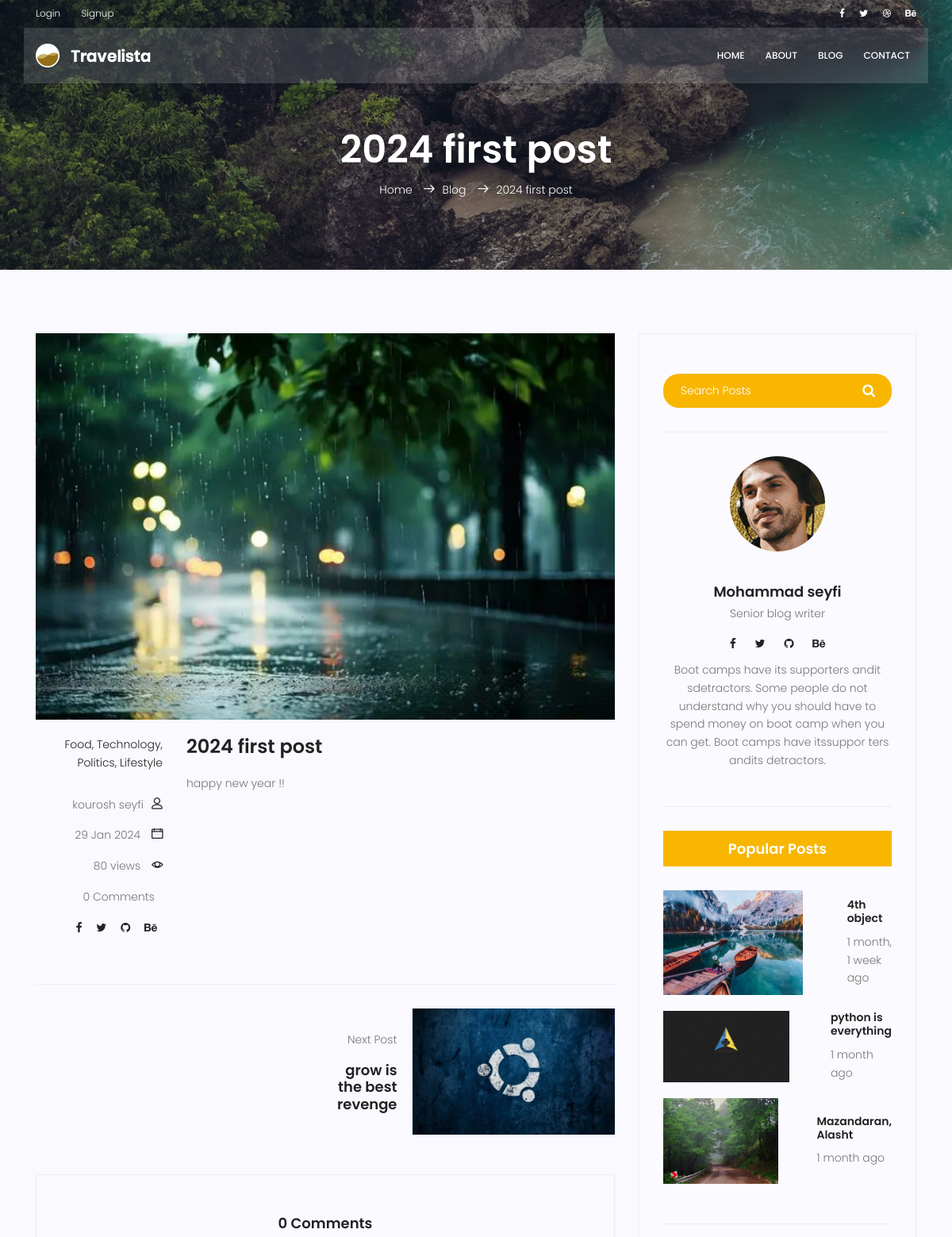
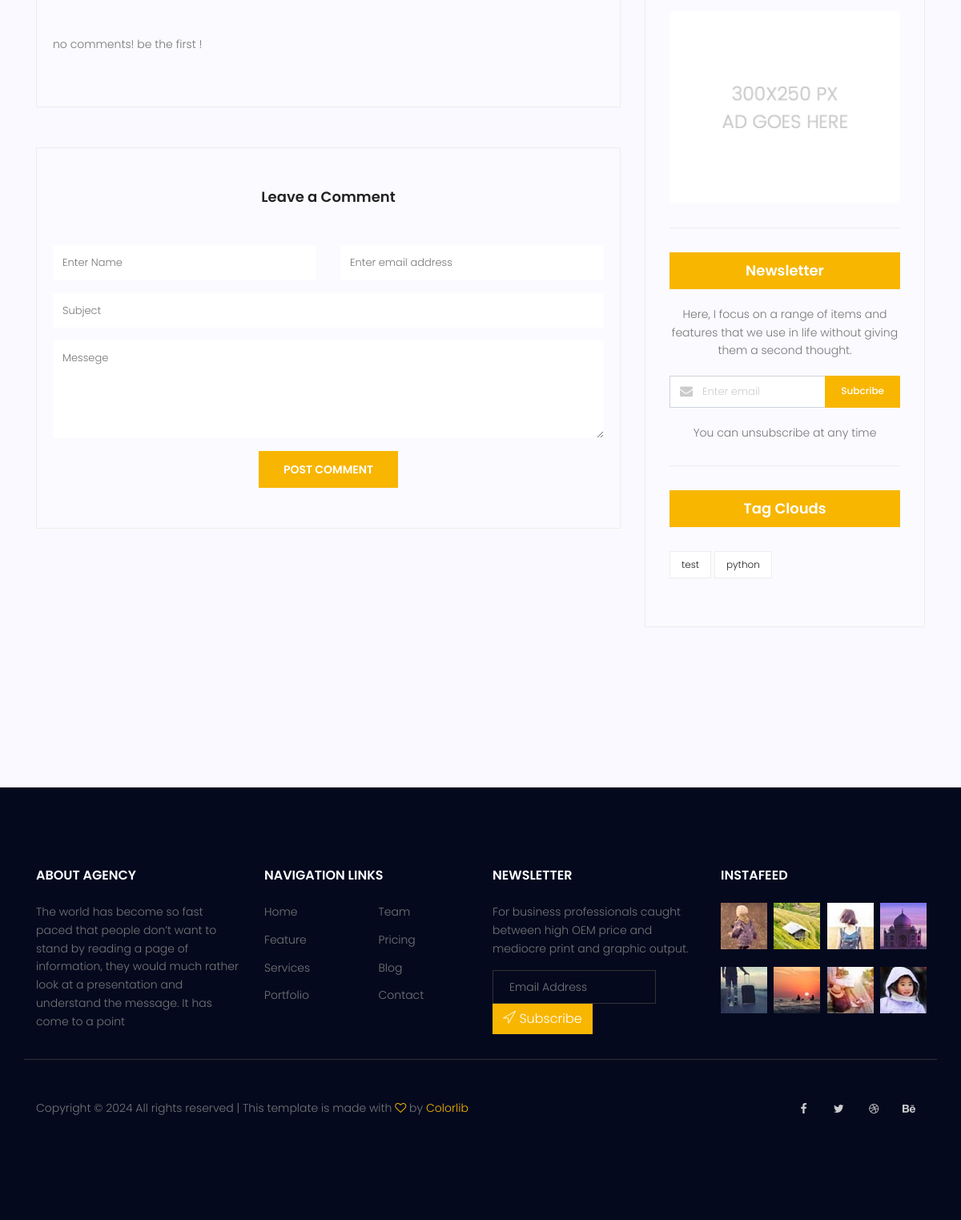
The app's page /blog/13 with its own data (2 pictures, top to bottom).
### blog/models.py (models this page shows, shortened)
class post(models.Model):
    title = models.CharField(max_length = 255)
    content = models.TextField()
    image = models.ImageField(upload_to = 'blog-images/', default = 'blog-images/default.jpg')
    tags = TaggableManager()
    author = models.ForeignKey(User, on_delete = models.SET_NULL, null = True)
    category = models.ManyToManyField(Category, )
    counted_views = models.IntegerField(default = 0)
    status = models.BooleanField(default = False)
    published_date = models.DateTimeField(null = True)
    created_date = models.DateTimeField(auto_now_add = True)
    updated_date = models.DateTimeField(auto_now = True)
    login_require = models.BooleanField(default = False)
    class Meta:
        ordering = ['-created_date']

### blog/views.py (the view, shortened to what this page needs)
# urls.py: path('<int:pid>', blog_single, name = 'single'),
def blog_single(request, pid):
    if request.method == 'POST':
        form = CommentForm(request.POST)
        if form.is_valid():
            form.save()
            sweetify.success(request, 'Submitted successfully!')
        else:
            sweetify.error(request, 'Submission failed!')
    else:
        form = CommentForm()
    now = timezone.now()
    all_posts = post.objects.filter(status=1, published_date__lte=now)
    current_index = 0
    for index, p in enumerate(all_posts):
        if p.id == pid:
            current_index = index
            break
    previous_post = all_posts[current_index - 1] if (current_index - 1) >= 0 else None
    next_post = all_posts[current_index + 1] if (current_index + 1) < len(all_posts) else None
    current_post = get_object_or_404(all_posts, pk = pid)
    current_post.counted_views += 1
    current_post.save()
    if not current_post.login_require:
        comments = Comment.objects.filter(Post = current_post.id, approved = True)
        context = {'Post': current_post, 'pp': previous_post, 'np': next_post, 'comments': comments, 'form': form}
        return render(request, 'blog/blog-single.html', context)

### blog/forms.py
class CommentForm(forms.ModelForm):
    class Meta:
        model = Comment
        fields = ['Post', 'name', 'subject', 'message', 'email']

### blog/templatetags/blog_tags.py (called while the page is built)
@register.inclusion_tag('blog/blog-latest.html')
def latestposts(arg = 4):
     posts = post.objects.filter(status = 1).order_by('published_date')[:arg]
     return {'posts' : posts}

### templates/blog/blog-single.html (shortened to what this page needs)
{% extends 'base.html' %}
{% load static %}
{% load humanize %}
{% load blog_tags %}
{% block content %}
<section class="relative about-banner">
	<div class="overlay overlay-bg"></div>
	<div class="container">
		<div class="row d-flex align-items-center justify-content-center">
			<div class="about-content col-lg-12">
				<h1 class="text-white">
					{{Post.title}}
				</h1>
				<p class="text-white link-nav"><a href="{% url 'website:index' %}">Home </a> <span
						class="lnr lnr-arrow-right"></span><a href="{% url 'blog:index' %}">Blog </a> <span
						class="lnr lnr-arrow-right"></span>{{Post.title}}</p>
			</div>
		</div>
	</div>
</section>
<section class="post-content-area single-post-area">
	<div class="container">
		<div class="row">
			<div class="col-lg-8 posts-list">
				<div class="single-post row">
					<div class="col-lg-12">
						<div class="feature-img">
							<img class="img-fluid" src="{{Post.image.url}}" alt="">
						</div>
					</div>
					<div class="col-lg-3  col-md-3 meta-details">
						<ul class="tags">
							<li><a href="#">Food,</a></li>
							<li><a href="#">Technology,</a></li>
							<li><a href="#">Politics,</a></li>
							<li><a href="#">Lifestyle</a></li>
						</ul>
						<div class="user-details row">
							<p class="user-name col-lg-12 col-md-12 col-6"><a href="#">{{Post.author.get_full_name}}</a><span class="lnr lnr-user"></span></p>
							<p class="date col-lg-12 col-md-12 col-6"><a href="#">{{Post.published_date|date:'d M Y'}}</a> <span class="lnr lnr-calendar-full"></span></p>
							<p class="view col-lg-12 col-md-12 col-6"><a href="#">{{Post.counted_views}} views </a><span class="lnr lnr-eye"></span></p>
							<p class="comments col-lg-12 col-md-12 col-6"><a href="#">{{comments|length}} Comments</a><spanclass=" lnr lnr-bubble"></span></p>
							<ul class="social-links col-lg-12 col-md-12 col-6">
								<li><a href="#"><i class="fa fa-facebook"></i></a></li>
								<li><a href="#"><i class="fa fa-twitter"></i></a></li>
								<li><a href="#"><i class="fa fa-github"></i></a></li>
								<li><a href="#"><i class="fa fa-behance"></i></a></li>
							</ul>
						</div>
					</div>
					<div class="col-lg-9 col-md-9">
						<h3 class="mt-20 mb-20">{{Post.title}}</h3>
						<p class="excert">
							{{Post.content|safe}}
						</p>
					</div>
				</div>
				<div class="navigation-area">
					<div class="row">
						<div
							class="col-lg-6 col-md-6 col-12 nav-left flex-row d-flex justify-content-start align-items-center">
						</div>
						<div
							class="col-lg-6 col-md-6 col-12 nav-right flex-row d-flex justify-content-end align-items-center">
							{% if np %}
							<div class="detials">
								<p>Next Post</p>
								<a href="{% url 'blog:single' pid=np.id %}">
									<h4> {{np.title}} </h4>
								</a>
							</div>
							<div class="arrow">
								<a href="{% url 'blog:single' pid=np.id %}"></a>
							</div>
							<div class="thumb">
								<a href="{% url 'blog:single' pid=np.id %}"><img class="img-fluid"
										src="{{np.image.url}}" alt=""></a>
							</div>
							{% endif %}
						</div>
					</div>
				</div>
				<div class="comments-area">
					<h4>{{comments|length}} Comments</h4>
					<div class="comment-list">
						{% for comment in comments %}
						<div class="single-comment justify-content-between d-flex">
							<div class="user justify-content-between d-flex">
								<div class="thumb">
									<img src="{% static 'img/blog/c1.jpg' %}" alt="">
								</div>
								<div class="desc">
									<h5><a href="#">{{comment.name}}</a></h5>
									<p class="date">{{comment.created_date|naturalday}}</p>
									<p class="comment">
										{{comment.message}}
									</p>
								</div>
							</div>
							<!--
							<div class="reply-btn">
								<a href="" class="btn-reply text-uppercase">reply</a>
							</div>
						    -->
						</div>
						{% empty %}
						<p>no comments! be the first !</p>
						{% endfor %}
					</div>
				</div>
				<div class="comment-form">
					<h4>Leave a Comment</h4>
					<form method="post" action="{% url 'blog:single' pid=Post.id %}">
						{% if request.user.is_authenticated %}
						<input type="hidden" name="name" value={{request.user.username}}>
						<input type="hidden" name="email" value={{request.user.email}}>
						{% else %}
						<div class="form-group form-inline">
							<div class="form-group col-lg-6 col-md-12 name">
								<input type="text" class="form-control" name="name" placeholder="Enter Name"
									onfocus="this.placeholder = ''" onblur="this.placeholder = 'Enter Name'">
							</div>
							<div class="form-group col-lg-6 col-md-12 email">
								<input type="email" class="form-control" name="email" placeholder="Enter email address"
									onfocus="this.placeholder = ''" onblur="this.placeholder = 'Enter email address'">
							</div>
						</div>
						{% endif %}
						<div class="form-group">
							<input type="text" class="form-control" name="subject" placeholder="Subject"
								onfocus="this.placeholder = ''" onblur="this.placeholder = 'Subject'">
						</div>
						<div class="form-group">
							<textarea class="form-control mb-10" rows="5" name="message" placeholder="Messege"
								onfocus="this.placeholder = ''" onblur="this.placeholder = 'Messege'"
								required=""></textarea>
						</div>
						<button type="submit" class="primary-btn text-uppercase">Post comment</button>
					</form>
				</div>
			</div>
			<div class="col-lg-4 sidebar-widgets">
				<div class="widget-wrap">
					{% include 'blog/blog-search.html' %}
					{% include 'blog/blog-writer.html' %}
					{% latestposts 3 %}
					{% include 'blog/blog-ads.html' %}
					{% include 'blog/blog-newsletter.html' %}
					{% include 'blog/blog-tags.html' %}
				</div>
			</div>
		</div>
	</div>
</section>
{% endblock %}

### templates/blog/blog-latest.html
{% load static %}
{% load humanize %}
<div class="single-sidebar-widget popular-post-widget">
    <h4 class="popular-title">Popular Posts</h4>
    <div class="popular-post-list">
        {% for post in posts %}
        <div class="single-post-list d-flex flex-row align-items-center">
            <div class="thumb">
                <img class="img-fluid" src="{{post.image.url}}" alt="">
            </div>
            <div class="details">
                <a href="{% url 'blog:single' pid=post.id %}">
                    <h6>{{post.title}}</h6>
                </a>
                <p>{{post.published_date|naturaltime}}</p>
            </div>
        </div>
        {% endfor %}
    </div>
</div>

### templates/blog/blog-tags.html
{% load static %}
<div class="single-sidebar-widget tag-cloud-widget">
    <h4 class="tagcloud-title">Tag Clouds</h4>
    <ul>
        {% for tag in Post.tags.all %}
        <li><a href="{% url 'blog:tag' tag_name=tag.name %}">{{ tag.name }}</a></li>
        {% endfor %}
    </ul>
</div>

### records on screen
post: title "2024 first post", image (picture), author.get_full_name "kourosh seyfi", published_date "29 Jan 2024", counted_views "80", content "happy new year !!"
post: title "grow is the best revenge", image (picture)
post: image (placeholder picture), title "4th object", published_date "1 month, 1 week ago"
post: image (picture), title "python is everything", published_date "1 month ago"
post: image (picture), title "Mazandaran, Alasht", published_date "1 month ago"
Tag: name "test"
Tag: name "python"

### other values on screen
{{ comments|length }} "0"
